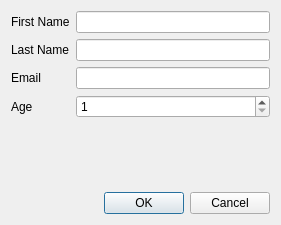
<?xml version="1.0" encoding="UTF-8"?>
<ui version="4.0">
 <class>InfoDialog</class>
 <widget class="QDialog" name="InfoDialog">
  <property name="geometry">
   <rect>
    <x>0</x>
    <y>0</y>
    <width>281</width>
    <height>225</height>
   </rect>
  </property>
  <property name="windowTitle">
   <string>Enter Profile Info</string>
  </property>
  <layout class="QVBoxLayout" name="verticalLayout">
   <item>
    <layout class="QFormLayout" name="formLayout">
     <item row="0" column="0">
      <widget class="QLabel" name="label">
       <property name="text">
        <string>First Name</string>
       </property>
      </widget>
     </item>
     <item row="0" column="1">
      <widget class="QLineEdit" name="firstName"/>
     </item>
     <item row="1" column="0">
      <widget class="QLabel" name="label_2">
       <property name="text">
        <string>Last Name</string>
       </property>
      </widget>
     </item>
     <item row="1" column="1">
      <widget class="QLineEdit" name="lastName"/>
     </item>
     <item row="2" column="0">
      <widget class="QLabel" name="label_3">
       <property name="text">
        <string>Email</string>
       </property>
      </widget>
     </item>
     <item row="2" column="1">
      <widget class="QLineEdit" name="email"/>
     </item>
     <item row="3" column="0">
      <widget class="QLabel" name="label_4">
       <property name="text">
        <string>Age</string>
       </property>
      </widget>
     </item>
     <item row="3" column="1">
      <widget class="QSpinBox" name="age">
       <property name="minimum">
        <number>1</number>
       </property>
      </widget>
     </item>
    </layout>
   </item>
   <item>
    <widget class="QDialogButtonBox" name="buttonBox">
     <property name="orientation">
      <enum>Qt::Horizontal</enum>
     </property>
     <property name="standardButtons">
      <set>QDialogButtonBox::Cancel|QDialogButtonBox::Ok</set>
     </property>
    </widget>
   </item>
  </layout>
 </widget>
 <resources/>
 <connections>
  <connection>
   <sender>buttonBox</sender>
   <signal>accepted()</signal>
   <receiver>InfoDialog</receiver>
   <slot>accept()</slot>
   <hints>
    <hint type="sourcelabel">
     <x>248</x>
     <y>254</y>
    </hint>
    <hint type="destinationlabel">
     <x>157</x>
     <y>274</y>
    </hint>
   </hints>
  </connection>
  <connection>
   <sender>buttonBox</sender>
   <signal>rejected()</signal>
   <receiver>InfoDialog</receiver>
   <slot>reject()</slot>
   <hints>
    <hint type="sourcelabel">
     <x>316</x>
     <y>260</y>
    </hint>
    <hint type="destinationlabel">
     <x>286</x>
     <y>274</y>
    </hint>
   </hints>
  </connection>
 </connections>
</ui>
